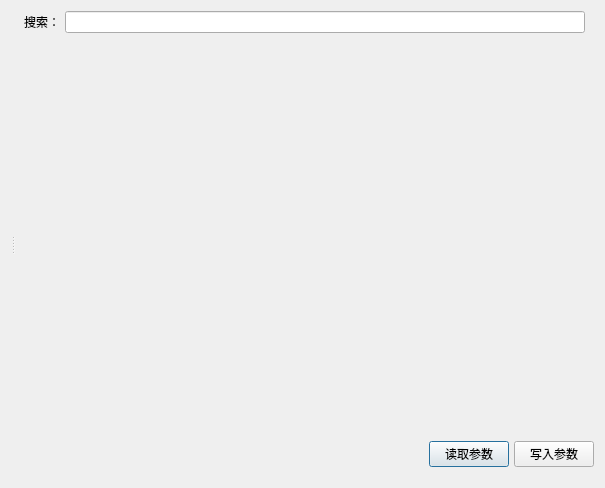
<?xml version="1.0" encoding="UTF-8"?>
<ui version="4.0">
 <class>Dialog</class>
 <widget class="QDialog" name="Dialog">
  <property name="geometry">
   <rect>
    <x>0</x>
    <y>0</y>
    <width>605</width>
    <height>488</height>
   </rect>
  </property>
  <property name="windowTitle">
   <string>Dialog</string>
  </property>
  <layout class="QHBoxLayout" name="horizontalLayout">
   <item>
    <widget class="QSplitter" name="splitter">
     <property name="orientation">
      <enum>Qt::Horizontal</enum>
     </property>
     <widget class="QWidget" name="verticalLayoutWidget">
      <layout class="QVBoxLayout" name="treeLayout"/>
     </widget>
     <widget class="QWidget" name="verticalLayoutWidget_3">
      <layout class="QVBoxLayout" name="verticalLayout_3" stretch="1,8,1">
       <property name="spacing">
        <number>5</number>
       </property>
       <property name="bottomMargin">
        <number>10</number>
       </property>
       <item>
        <layout class="QHBoxLayout" name="horizontalLayout_2">
         <property name="leftMargin">
          <number>9</number>
         </property>
         <property name="rightMargin">
          <number>9</number>
         </property>
         <item>
          <widget class="QLabel" name="label">
           <property name="text">
            <string>搜索：</string>
           </property>
          </widget>
         </item>
         <item>
          <widget class="QLineEdit" name="le_search"/>
         </item>
        </layout>
       </item>
       <item>
        <layout class="QHBoxLayout" name="tableLayout"/>
       </item>
       <item>
        <layout class="QHBoxLayout" name="buttonLayout">
         <item>
          <spacer name="horizontalSpacer">
           <property name="orientation">
            <enum>Qt::Horizontal</enum>
           </property>
           <property name="sizeHint" stdset="0">
            <size>
             <width>40</width>
             <height>20</height>
            </size>
           </property>
          </spacer>
         </item>
         <item>
          <widget class="QPushButton" name="btn_read">
           <property name="text">
            <string>读取参数</string>
           </property>
          </widget>
         </item>
         <item>
          <widget class="QPushButton" name="btn_write">
           <property name="text">
            <string>写入参数</string>
           </property>
          </widget>
         </item>
        </layout>
       </item>
      </layout>
     </widget>
    </widget>
   </item>
  </layout>
 </widget>
 <resources/>
 <connections/>
</ui>
